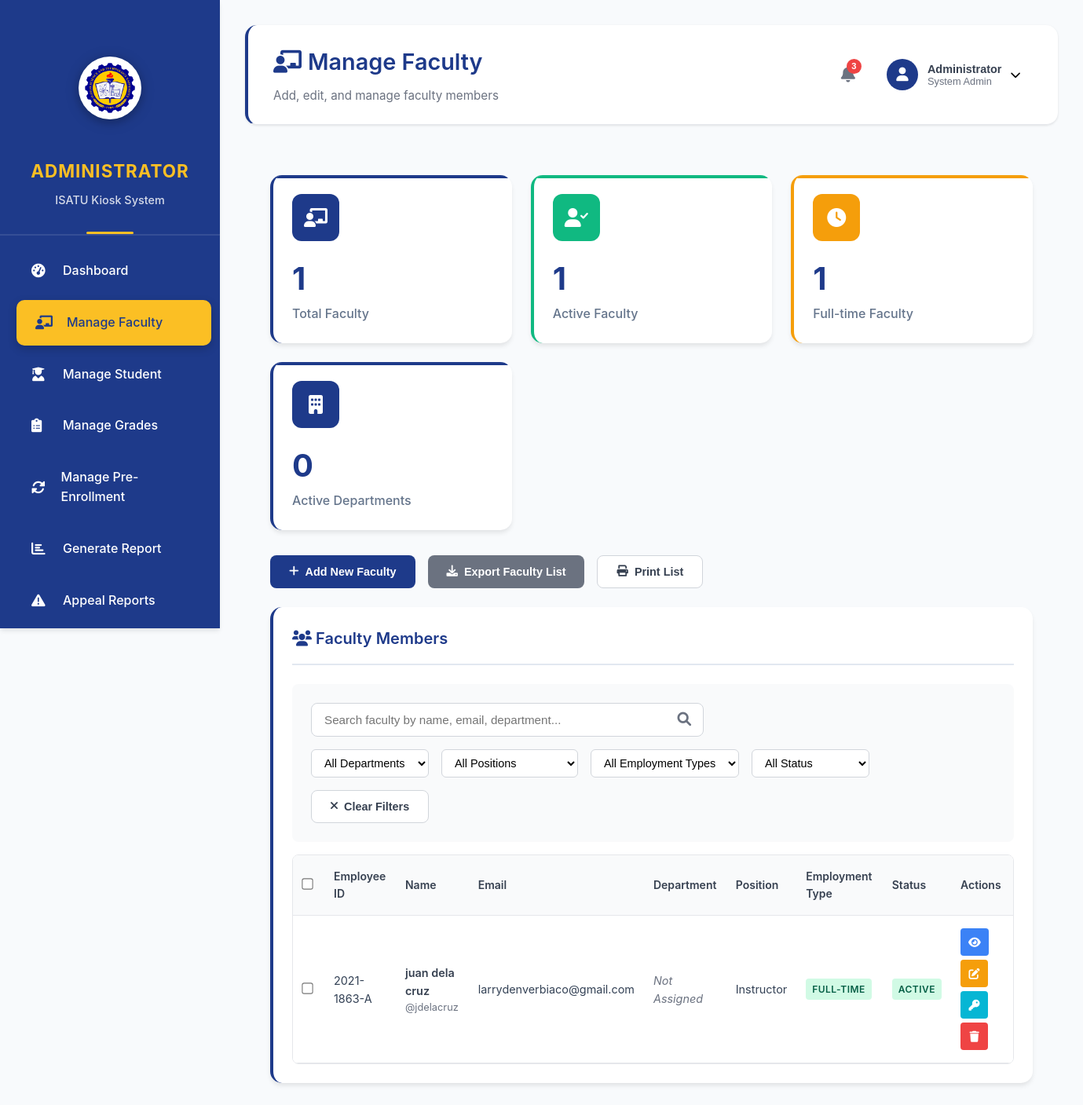
The page /view/manage_faculty.php (signed in) on the database as committed earlier.
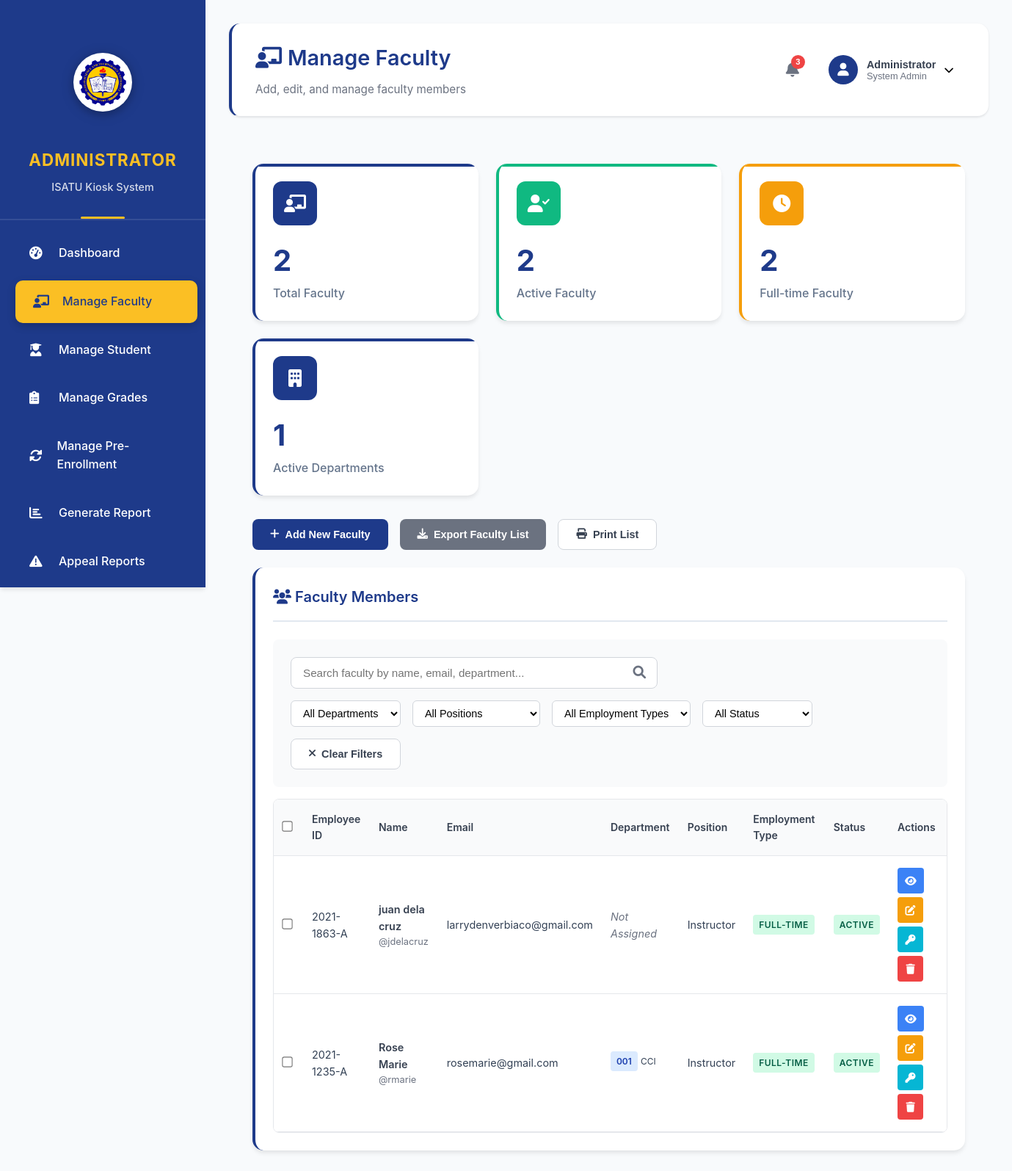
The same page on the database as committed later.
### tables this page shows
CREATE TABLE `faculty_profiles` (
  `id` int(11) NOT NULL,
  `user_id` int(11) NOT NULL,
  `department_id` int(11) DEFAULT NULL,
  `position` enum('Professor','Associate Professor','Assistant Professor','Instructor','Lecturer') DEFAULT 'Instructor',
  `employment_type` enum('Full-time','Part-time','Contractual') DEFAULT 'Full-time',
  `specialization` varchar(255) DEFAULT NULL,
  `education` text DEFAULT NULL,
  `phone` varchar(20) DEFAULT NULL,
  `office_location` varchar(100) DEFAULT NULL,
  `consultation_hours` text DEFAULT NULL,
  `hire_date` date DEFAULT NULL,
  `biography` text DEFAULT NULL,
  `created_at` timestamp NOT NULL DEFAULT current_timestamp(),
  `updated_at` timestamp NOT NULL DEFAULT current_timestamp() ON UPDATE current_timestamp()
);

CREATE TABLE `users` (
  `id` int(11) NOT NULL,
  `username` varchar(50) NOT NULL,
  `email` varchar(100) NOT NULL,
  `password` varchar(255) NOT NULL,
  `first_name` varchar(50) NOT NULL,
  `last_name` varchar(50) NOT NULL,
  `role` enum('administrator','faculty','student') NOT NULL,
  `status` enum('active','inactive','suspended') DEFAULT 'active',
  `student_id` varchar(20) DEFAULT NULL,
  `employee_id` varchar(20) DEFAULT NULL,
  `birth_date` date DEFAULT NULL,
  `gender` enum('male','female','other') DEFAULT NULL,
  `address` text DEFAULT NULL,
  `contact_number` varchar(20) DEFAULT NULL,
  `emergency_contact` varchar(100) DEFAULT NULL,
  `emergency_phone` varchar(20) DEFAULT NULL,
  `profile_image` varchar(255) DEFAULT NULL,
  `created_at` timestamp NOT NULL DEFAULT current_timestamp(),
  `updated_at` timestamp NOT NULL DEFAULT current_timestamp() ON UPDATE current_timestamp()
);

### view/manage_faculty.php (the view, shortened to what the changed rows need)
<?php
require_once '../config/database.php';
$message = '';
try {
    $stmt = $pdo->prepare("
        SELECT
            u.id, u.username, u.email, u.first_name, u.last_name, u.employee_id, u.status, u.created_at,
            COALESCE(fp.department_id, NULL) as department_id,
            COALESCE(fp.position, 'Instructor') as position,
            COALESCE(fp.employment_type, 'Full-time') as employment_type,
            COALESCE(fp.specialization, '') as specialization,
            COALESCE(fp.phone, '') as phone,
            fp.hire_date,
            COALESCE(fp.consultation_hours, '') as consultation_hours,
            COALESCE(d.name, '') as department_name,
            COALESCE(d.code, '') as department_code
        FROM users u
        LEFT JOIN faculty_profiles fp ON u.id = fp.user_id
        LEFT JOIN departments d ON fp.department_id = d.id
        WHERE u.role = 'faculty'
        ORDER BY u.last_name, u.first_name
    ");
    $stmt->execute();
    $faculty_members = $stmt->fetchAll(PDO::FETCH_ASSOC);
} catch (PDOException $e) {
    $faculty_members = [];
    if (empty($message)) {
        $message = 'Error loading faculty data: ' . $e->getMessage();
        $message_type = 'error';
    }
}
$stats = ['total_faculty' => 0, 'active_faculty' => 0, 'fulltime_faculty' => 0, 'departments_with_faculty' => 0];
try {
    $stmt = $pdo->query("SELECT COUNT(*) FROM users WHERE role = 'faculty'");
    $stats['total_faculty'] = $stmt->fetchColumn();
    $stmt = $pdo->query("SELECT COUNT(*) FROM users WHERE role = 'faculty' AND status = 'active'");
    $stats['active_faculty'] = $stmt->fetchColumn();
    try {
        $stmt = $pdo->query("
            SELECT COUNT(*) FROM users u
            LEFT JOIN faculty_profiles fp ON u.id = fp.user_id
            WHERE u.role = 'faculty' AND COALESCE(fp.employment_type, 'Full-time') = 'Full-time'
        ");
        $stats['fulltime_faculty'] = $stmt->fetchColumn();
    } catch (PDOException $e) {
        $stats['fulltime_faculty'] = 0;
    }
    try {
        $stmt = $pdo->query("SELECT COUNT(DISTINCT fp.department_id) FROM faculty_profiles fp WHERE fp.department_id IS NOT NULL");
        $stats['departments_with_faculty'] = $stmt->fetchColumn();
    } catch (PDOException $e) {
        $stats['departments_with_faculty'] = 0;
    }
} catch (PDOException $e) {
    error_log("Faculty stats query failed: " . $e->getMessage());
}
?>
<!DOCTYPE html>
<html lang="en">
<head>
    <link href="https://cdnjs.cloudflare.com/ajax/libs/font-awesome/6.0.0/css/all.min.css" rel="stylesheet">
    <link href="../assets/css/admin_dashboard.css" rel="stylesheet">
    <link href="../assets/css/manage_faculty.css" rel="stylesheet">
</head>
<body>
    <div class="admin-layout">
        <?php include '../includes/sidebar.php'; ?>
        <div class="main-content">
            <?php include '../includes/header.php'; ?>
            <div class="dashboard-content">
                <div class="stats-grid">
                    <div class="stat-card">
                        <div class="stat-card-header">
                            <div class="stat-icon primary">
                            </div>
                        </div>
                        <div class="stat-value"><?php echo $stats['total_faculty']; ?></div>
                        <div class="stat-label">Total Faculty</div>
                    </div>
                    <div class="stat-card success">
                        <div class="stat-card-header">
                            <div class="stat-icon success">
                            </div>
                        </div>
                        <div class="stat-value"><?php echo $stats['active_faculty']; ?></div>
                        <div class="stat-label">Active Faculty</div>
                    </div>
                    <div class="stat-card warning">
                        <div class="stat-card-header">
                            <div class="stat-icon warning">
                            </div>
                        </div>
                        <div class="stat-value"><?php echo $stats['fulltime_faculty']; ?></div>
                        <div class="stat-label">Full-time Faculty</div>
                    </div>
                    <div class="stat-card info">
                        <div class="stat-card-header">
                            <div class="stat-icon info">
                            </div>
                        </div>
                        <div class="stat-value"><?php echo $stats['departments_with_faculty']; ?></div>
                        <div class="stat-label">Active Departments</div>
                    </div>
                </div>
                <div class="dashboard-card">
                    <div class="table-responsive">
                        <table class="data-table" id="facultyTable">
                            <thead>
                                <tr>
                                    <th class="select-all-header">
                                        <input type="checkbox" id="selectAll" onchange="selectAllFaculty()">
                                    </th>
                                    <th>Employee ID</th>
                                    <th>Name</th>
                                    <th>Email</th>
                                    <th>Department</th>
                                    <th>Position</th>
                                    <th>Employment Type</th>
                                    <th>Status</th>
                                    <th>Actions</th>
                                </tr>
                            </thead>
                            <tbody>
                                <?php if (empty($faculty_members)): ?>
                                    <tr>
                                        <td colspan="9" style="text-align: center; padding: 2rem; color: #6b7280;">
                                            <i class="fas fa-users" style="font-size: 3rem; margin-bottom: 1rem; opacity: 0.5;"></i>
                                            <p>No faculty members found. Click "Add New Faculty" to get started.</p>
                                        </td>
                                    </tr>
                                <?php else: ?>
                                    <?php foreach ($faculty_members as $faculty): ?>
                                        <tr>
                                            <td>
                                                <input type="checkbox" class="faculty-checkbox" value="<?php echo $faculty['id']; ?>" onchange="updateBulkActions()">
                                            </td>
                                            <td><?php echo htmlspecialchars($faculty['employee_id'] ?? 'N/A'); ?></td>
                                            <td>
                                                <div class="user-info">
                                                    <strong><?php echo htmlspecialchars($faculty['first_name'] . ' ' . $faculty['last_name']); ?></strong>
                                                    <small>@<?php echo htmlspecialchars($faculty['username']); ?></small>
                                                </div>
                                            </td>
                                            <td><?php echo htmlspecialchars($faculty['email']); ?></td>
                                            <td>
                                                <?php if (!empty($faculty['department_name'])): ?>
                                                    <span class="department-badge">
                                                        <?php echo htmlspecialchars($faculty['department_code']); ?>
                                                    </span>
                                                    <small><?php echo htmlspecialchars($faculty['department_name']); ?></small>
                                                <?php else: ?>
                                                    <span class="text-muted">Not Assigned</span>
                                                <?php endif; ?>
                                            </td>
                                            <td><?php echo htmlspecialchars($faculty['position']); ?></td>
                                            <td>
                                                <span class="badge badge-<?php echo strtolower(str_replace('-', '', $faculty['employment_type'])); ?>">
                                                    <?php echo htmlspecialchars($faculty['employment_type']); ?>
                                                </span>
                                            </td>
                                            <td>
                                                <span class="status-badge status-<?php echo $faculty['status']; ?>">
                                                    <?php echo ucfirst($faculty['status']); ?>
                                                </span>
                                            </td>
                                            <td>
                                                <div class="action-buttons">
                                                    <button class="btn-icon btn-primary" onclick="viewFaculty(<?php echo $faculty['id']; ?>)" title="View Details">
                                                        <i class="fas fa-eye"></i>
                                                    </button>
                                                    <button class="btn-icon btn-warning" onclick="editFaculty(<?php echo $faculty['id']; ?>)" title="Edit">
                                                        <i class="fas fa-edit"></i>
                                                    </button>
                                                    <button class="btn-icon btn-info" onclick="resetPassword(<?php echo $faculty['id']; ?>)" title="Reset Password">
                                                        <i class="fas fa-key"></i>
                                                    </button>
                                                    <button class="btn-icon btn-danger" onclick="deleteFaculty(<?php echo $faculty['id']; ?>, '<?php echo htmlspecialchars($faculty['first_name'] . ' ' . $faculty['last_name']); ?>')" title="Delete">
                                                        <i class="fas fa-trash"></i>
                                                    </button>
                                                </div>
                                            </td>
                                        </tr>
                                    <?php endforeach; ?>
                                <?php endif; ?>
                            </tbody>
                        </table>
                    </div>
                </div>
            </div>
        </div>
    </div>
</body>
</html>

Rows that differ between the two databases and show on the page:
added faculty_profiles: user.employee_id "2021-1235-A", user.last_name "Rose Marie", user.username "rmarie", user.email "rosemarie@gmail.com", department_code "001", department_name "CCI", position "Instructor", employment_type "FULL-TIME", user.status "ACTIVE"
Other text that changed with them:
$stats['total_faculty']: "1" → "2"
$stats['active_faculty']: "1" → "2"
$stats['fulltime_faculty']: "1" → "2"
$stats['departments_with_faculty']: "0" → "1"
